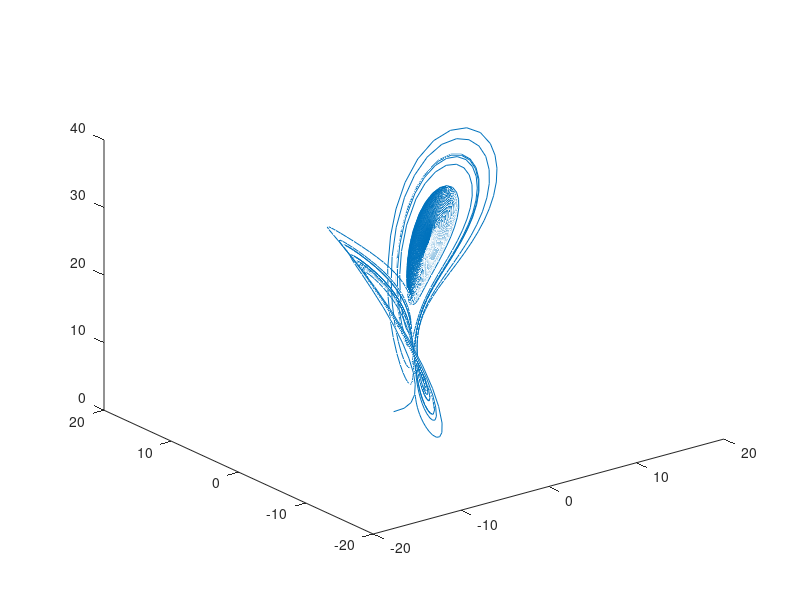
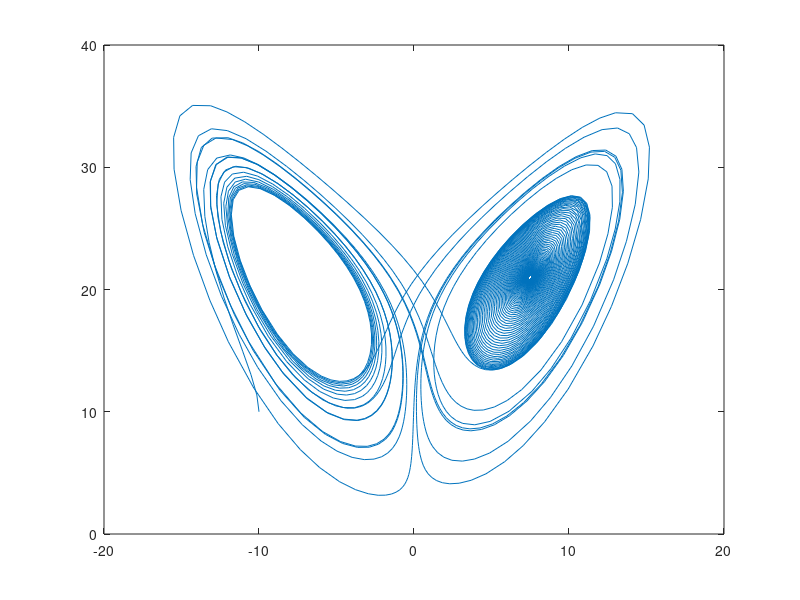

Here is the MATLAB script that generated these plots, in order:
sigma = 10;
b = 8 / 3;
r = 22;

init = [-10, -10, 10];
T = [0, 100];

f = @(t, x) [ ...
    sigma * (x(2) - x(1)); ...
    r * x(1) - x(2) - x(1) * x(3); ...
    x(1) * x(2) - b * x(3)
    ];

[t, x] = ode45(f, T, init);

figure(1)
plot3(x(:, 1), x(:, 2), x(:, 3))

figure(2)
plot(x(:, 1), x(:, 3))

x(end, :)
